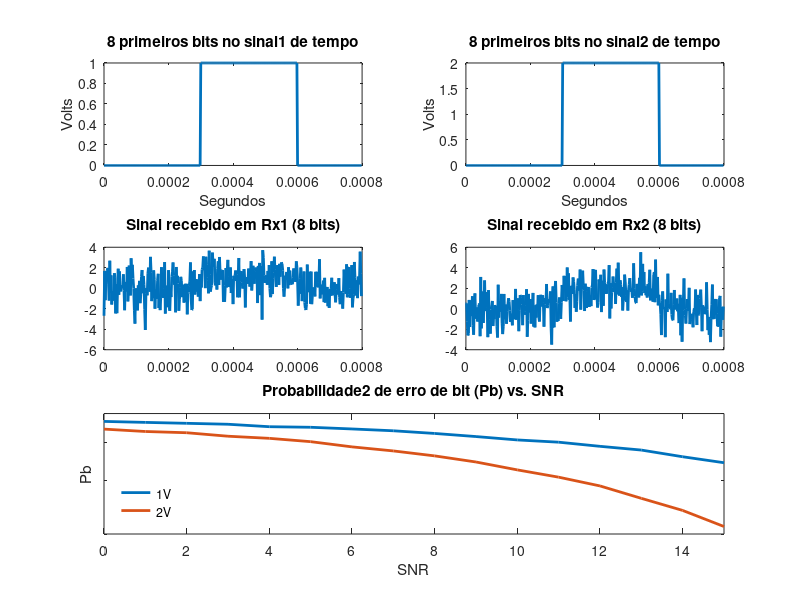
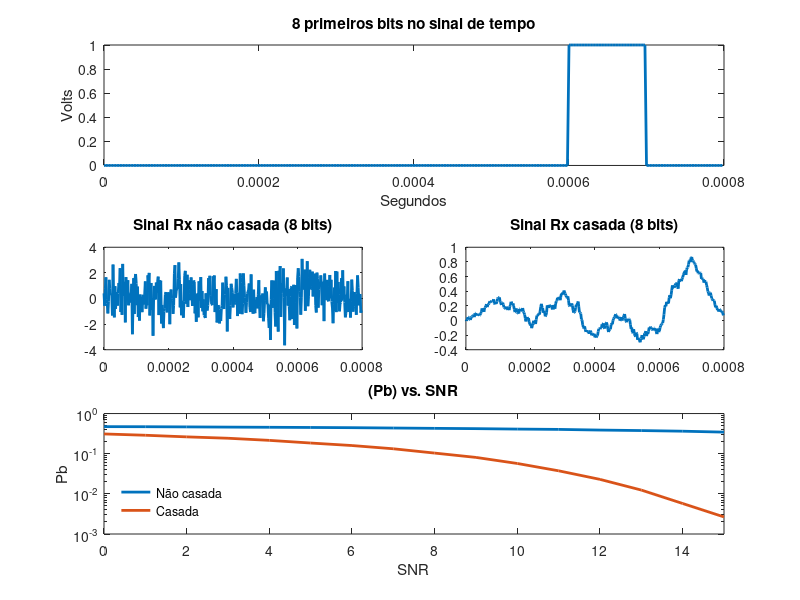
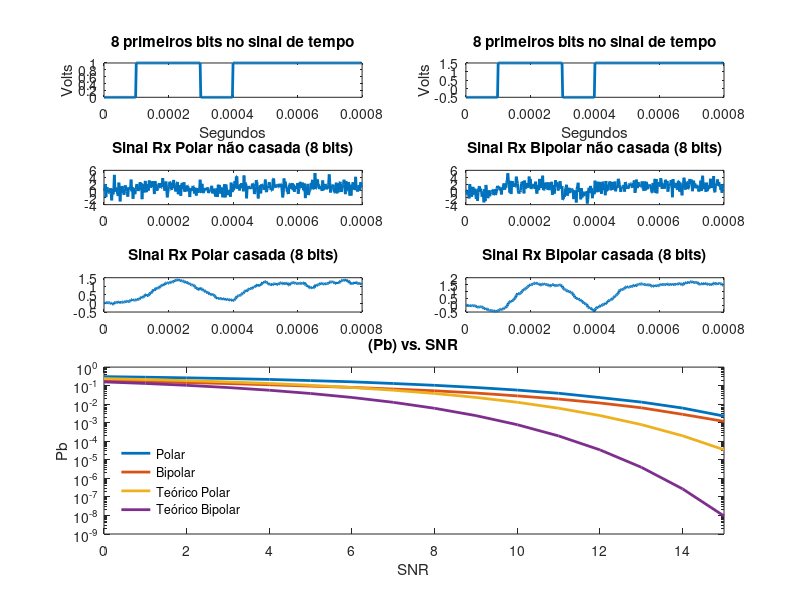

These figures' MATLAB source, in order:

%    Aluno: Rafael Teles Espindola
%    Relatório 3
%    Transmissão binária e análise de desempenho de erro.
%    Parte 2

%    • Fazer simulação de desempenho de erro para comparar,
%      através de um gráfico de Probabilidade de erro de bit (Pb) vs.
%      SNR, os seguintes sistemas:
%          1. Transmissão utilizando sinalização NRZ unipolar com
%             amplitude de 1V e 2V, ambos sem a utilização de filtro casado;
%          2. Transmissão utilizando sinalização NRZ unipolar com
%             amplitude de 1V, com e sem filtro casado;
%          3. Transmissão utilizando sinalização NRZ unipolar e bipolar,
%             ambos com a utilização de filtro casado;
%          4. Plote as expressões teóricas de Pb das sinalizações Polar e
%             Bipolar (eq. 3.73 e 3.76) e compare-as com os resultados da
%             simulação do item 3. Observe que as simulações anteriores
%             estão em função de SNR e as expressões em função de Eb/No!
%          5. Comentar e concluir todos os resultados

% Unipolar:
% Info:[0 1 1 0 1 0 1 1 0 1 0]  
%  1_ |   ___   _   ___   _           
%  0_ | _|   |_| |_|   |_| |_             
% -1_ |

% Bipolar:
% Info:[0 1 1 0 1 0 1 1 0 1 0]  
%         ___   _   ___   _       
%  1_ |  |   | | | |   | | |
%  0_ |--|---|-|-|-|---|-|-|- 
% -1_ | _|   |_| |_|   |_| |_ 

%%%%%%%%%%%%%%%%%%%%%%%%%%%%%%%%%%%%%%%%%%%%%%%%%%%%%%%%%%%%%%%%%%%%%%%%%%%%%%%%
close all; clear all; clc              
%%%%%%%%%%%%%%%%%%%%%%%%%%%%%%%%%%%%%%%%%%%%%%%%%%%%%%%%%%%%%%%%%%%%%%%%%%%%%%%%

% 1. 
N         = 50;                             % Cada bit/simbolo possui N amostras
A1        = 1;                              % Amplitude do sinal em volts
A2        = 2;                              % Amplitude do sinal em volts 
limiar1   = A1/2;                           % Acima disso é 1. Abaixo é 0
limiar2   = A2/2;                           % Acima disso é 1. Abaixo é 0
bits      = 100000;                         % Número de bits na informação
Rb        = 1e4;                            % Taxa de transmissão

info_bin  = randi([0 1],1,bits);            % Sequência de informação
t         = 0:1/(Rb*N):(bits/Rb)-(1/(Rb*N));% Tempo 10s

info_up1  = upsample(info_bin, N);          % Sequência pronta para filtragem
info_up2  = upsample(info_bin, N);          % Sequência pronta para filtragem

filtro_tx = ones(1,N);                      % Preparando filtro

info_tx1  = filter(filtro_tx, 1, info_up1); % Info filtrada 
info_tx2  = filter(filtro_tx, 1, info_up2); % Info filtrada 

sinal_1   = info_tx1*A1;                    % Sinal ajustado sua amplitude
sinal_2   = info_tx2*A2;                    % Sinal ajustado sua amplitude


for SNR = 0:15
    
    info_rx1  = awgn(sinal_1, SNR-10*(log10(N)));           % Info que chega ao Rx passou por um canal awgn
    info_rx2  = awgn(sinal_2, SNR-10*(log10(N)));           % Info que chega ao Rx passou por um canal awgn
    
    info1_hat = info_rx1(N:N:end) > limiar1;                % Informação binária não casada
    info2_hat = info_rx2(N:N:end) > limiar2;                % Informação binária não casada    
    
    num_erro1(SNR+1)  = sum(xor(info_bin, info1_hat));     % Número de erro
    num_erro2(SNR+1)  = sum(xor(info_bin, info2_hat));     % Número de erro
    
    taxa_erro1(SNR+1) = num_erro1(SNR+1)/length(info_bin);  % Probabilidade de erro
    taxa_erro2(SNR+1) = num_erro2(SNR+1)/length(info_bin);  % Probabilidade de erro
    
end

figure(1)
    subplot(321)
        plot(t(1, 1:8*N), sinal_1(1, 1:8*N), 'LineWidth', 2)
        title('8 primeiros bits no sinal1 de tempo')
        ylabel('Volts')
        xlabel('Segundos')
        
    subplot(322)
        plot(t(1, 1:8*N), sinal_2(1, 1:8*N), 'LineWidth', 2)
        title('8 primeiros bits no sinal2 de tempo')
        ylabel('Volts')
        xlabel('Segundos')    
        
    subplot(323)
        plot(t(1, 1:8*N), info_rx1(1, 1:8*N), 'LineWidth', 2)
        title('Sinal recebido em Rx1 (8 bits)')
        
    subplot(324)
        plot(t(1, 1:8*N), info_rx2(1, 1:8*N), 'LineWidth', 2)
        title('Sinal recebido em Rx2 (8 bits)')
   
    subplot(3,2,[5 6])
        semilogy(0:15, taxa_erro1, 'LineWidth', 2)
        title('Probabilidade1 de erro de bit (Pb) vs. SNR')
        xlim([0 15])
        ylim([0.2 0.5])
        xlabel('SNR')
        ylabel('Pb')
        hold on
        semilogy(0:15, taxa_erro2, 'LineWidth', 2)
        title('Probabilidade2 de erro de bit (Pb) vs. SNR')
        xlim([0 15])
        ylim([0.2 0.5])
        xlabel('SNR')
        ylabel('Pb')
        
        legend('1V', '2V', 'Location','southwest')
        legend('boxoff') 
        
    
%%%%%%%%%%%%%%%%%%%%%%%%%%%%%%%%%%%%%%%%%%%%%%%%%%%%%%%%%%%%%%%%%%%%%%%%%%%%%%%   

% 2. 
 
N         = 50;                              % Cada bit/simbolo possui N amostras
A         = 1;                               % Amplitude do sinal em volts
limiar    = A/2;                             % Acima disso é 1. Abaixo é 0
bits      = 100000;                          % Número de bits na informação
Rb        = 1e4;                             % Taxa de transmissão

info_bin  = randi([0 1],1,bits);             % Sequência de informação
t         = 0:1/(Rb*N):(bits/Rb)-(1/(Rb*N)); % Tempo 10s

info_up   = upsample(info_bin, N);           % Sequência pronta para filtragem
filtro_tx = ones(1,N);                       % Preparando filtro Tx
filtro_rx = fliplr(filtro_tx);               % Preparando filtro Rx
info_tx   = filter(filtro_tx, 1, info_up);   % Info filtrada 
sinal     = info_tx*A;                       % Sinal ajustado sua amplitude



for SNR = 0:15
    
    info_rx          = awgn(sinal, SNR-10*(log10(N)));                 % Info não casada
    info_rx_casada   = filter(filtro_rx, 1, info_rx)/N;                % Info casada

    info_hat         = info_rx(N:N:end) > limiar;                      % Informação binária não casada
    info_hat_casada  = info_rx_casada(N:N:end) > limiar;               % Informação binária casada
    
    num_erro(SNR+1)  = sum(xor(info_bin, info_hat));                   % Número de erro não casada   
    taxa_erro(SNR+1) = num_erro(SNR+1)/length(info_bin);               % Probabilidade de erro não casada
   
    num_erro_casada(SNR+1)  = sum(xor(info_bin, info_hat_casada));     % Número de erro casada   
    taxa_erro_casada(SNR+1) = num_erro_casada(SNR+1)/length(info_bin); % Probabilidade de erro casada
    
end

figure(2)
    subplot(3,2,[1 2])
        plot(t(1, 1:8*N), sinal(1, 1:8*N), 'LineWidth', 2)
        title('8 primeiros bits no sinal de tempo')
        ylabel('Volts')
        xlabel('Segundos')
                
    subplot(323)
        plot(t(1, 1:8*N), info_rx(1, 1:8*N), 'LineWidth', 2)
        title('Sinal Rx não casada (8 bits)')
        
    subplot(324)
        plot(t(1, 1:8*N), info_rx_casada(1, 1:8*N), 'LineWidth', 2)
        title('Sinal Rx casada (8 bits)')
   
    subplot(3,2, [5 6])
        semilogy(0:15,taxa_erro, 'LineWidth', 2)
            xlim([0 15])
            xlabel('SNR')
            ylabel('Pb')
            hold on
        semilogy(0:15,taxa_erro_casada, 'LineWidth', 2)
            xlim([0 15])
            xlabel('SNR')
            ylabel('Pb')
            title('(Pb) vs. SNR')
        legend('Não casada', 'Casada', 'Location','southwest')
        legend('boxoff') 
        
%%%%%%%%%%%%%%%%%%%%%%%%%%%%%%%%%%%%%%%%%%%%%%%%%%%%%%%%%%%%%%%%%%%%%%%%%%%%%%%%
    
% 3. e 4.   

N         = 50;                              % Cada bit/simbolo possui N amostras
A         = 1;                               % Amplitude do sinal em volts
limiar1   = 0.5;                             % Acima disso é 1. Abaixo é 0
limiar2   = 0;                               % Acima disso é 1. Abaixo é 0
bits      = 100000;                          % Número de bits na informação
Rb        = 1e4;                             % Taxa de transmissão
Bw        = Rb/2;                            % Banda

info_bin  = randi([0 1],1,bits);             % Sequência de informação
t         = 0:1/(Rb*N):(bits/Rb)-(1/(Rb*N)); % Tempo 10s

info_up   = upsample(info_bin, N);           % Sequência pronta para filtragem
filtro_tx = ones(1,N);                       % Preparando filtro Tx
filtro_rx = fliplr(filtro_tx);               % Preparando filtro Rx
info_tx   = filter(filtro_tx, 1, info_up);   % Info filtrada 
sinal_pol = info_tx*A;                       % Sinal polar ajustado a sua amplitude: 0 e 1
sinal_bip = info_tx*A*2-(A/2);               % Sinal bipolar ajustado a sua amplitude: -1 e 1 


for SNR = 0:15
    
    info_rx_pol          = awgn(sinal_pol, SNR-10*(log10(N)));    % Info recebida
    info_rx_pol_casada   = filter(filtro_rx, 1, info_rx_pol)/N;   % Info filtrada com filtro casado
    info_hat_pol         = info_rx_pol_casada(N:N:end) > limiar1; % Informação binária
    num_erro_pol(SNR+1)  = sum(xor(info_bin, info_hat_pol));      % Número de erro  
    taxa_erro_pol(SNR+1) = num_erro_pol(SNR+1)/length(info_bin);  % Probabilidade de erro
    ebno1                = (Bw/Rb)*10^(SNR/10);                   % Energia do bit teórica
    pb1(SNR+1)           = qfunc(sqrt(ebno1));                    % Probabilidade de erro teórica 
        
    info_rx_bip          = awgn(sinal_bip, SNR-10*(log10(N)));    % Info recebida
    info_rx_bip_casada   = filter(filtro_rx, 1, info_rx_bip)/N;   % Info filtrada com filtro casado
    info_hat_bip         = info_rx_bip_casada(N:N:end) > limiar2; % Informação binária
    num_erro_bip(SNR+1)  = sum(xor(info_bin, info_hat_bip));      % Número de erro  
    taxa_erro_bip(SNR+1) = num_erro_bip(SNR+1)/length(info_bin);  % Probabilidade de erro    
    ebno2                = (Bw/Rb)*10^(SNR/10);                   % Energia do bit teórica
    pb2(SNR+1)           = qfunc(sqrt(2*ebno2));                  % Probabilidade de erro teórica    
   
end


figure(3)
    subplot(521)
        plot(t(1, 1:8*N), sinal_pol(1, 1:8*N), 'LineWidth', 2)
        title('8 primeiros bits no sinal de tempo')
        ylabel('Volts')
        xlabel('Segundos')
                
    subplot(522)
        plot(t(1, 1:8*N), sinal_bip(1, 1:8*N), 'LineWidth', 2)
        title('8 primeiros bits no sinal de tempo')
        ylabel('Volts')
        xlabel('Segundos')                
                
    subplot(523)
        plot(t(1, 1:8*N), info_rx_pol(1, 1:8*N), 'LineWidth', 2)
        title('Sinal Rx Polar não casada (8 bits)')
        
    subplot(524)
        plot(t(1, 1:8*N), info_rx_bip(1, 1:8*N), 'LineWidth', 2)
        title('Sinal Rx Bipolar não casada (8 bits)')
   
    subplot(525)
        plot(t(1, 1:8*N), info_rx_pol_casada(1, 1:8*N), 'LineWidth', 2)
        title('Sinal Rx Polar casada (8 bits)')
        
    subplot(526)
        plot(t(1, 1:8*N), info_rx_bip_casada(1, 1:8*N), 'LineWidth', 2)
        title('Sinal Rx Bipolar casada (8 bits)')

    subplot(5,2, [7 10])
        semilogy(0:15,taxa_erro_pol, 'LineWidth', 2)
            xlim([0 15])
            xlabel('SNR')
            ylabel('Pb')
            hold on
        semilogy(0:15,taxa_erro_bip, 'LineWidth', 2)
            xlim([0 15])
            xlabel('SNR')
            ylabel('Pb')
            title('(Pb) vs. SNR')
        semilogy(0:15, pb1, 'LineWidth', 2)
            hold on
        semilogy(0:15, pb2, 'LineWidth', 2)
            legend('Polar', 'Bipolar', 'Teórico Polar', 'Teórico Bipolar', 'Location','southwest')
            legend('boxoff')     
   




